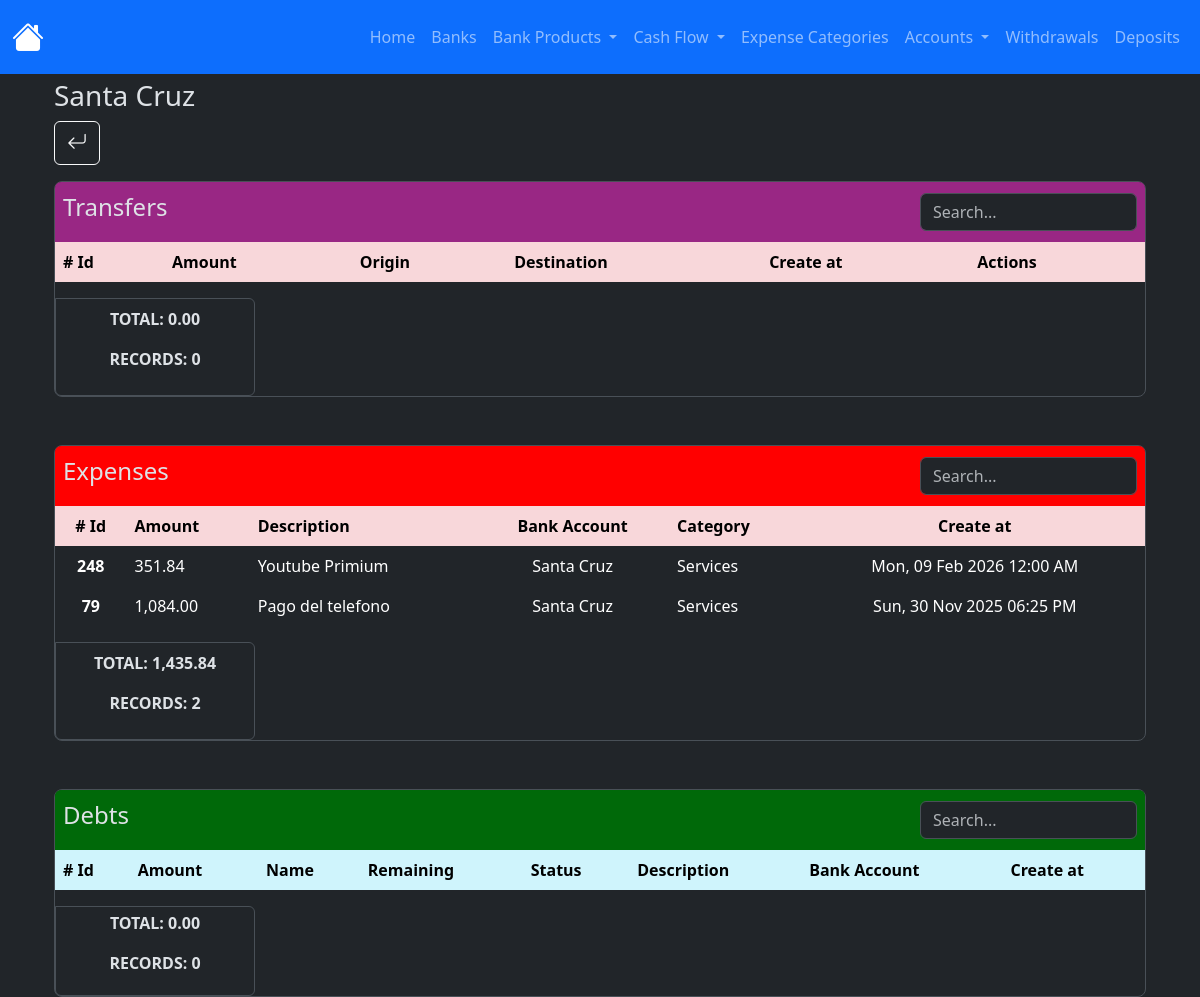
/bank_accounts/associated_records/3 (upper part), run on an earlier commit of the app's database.
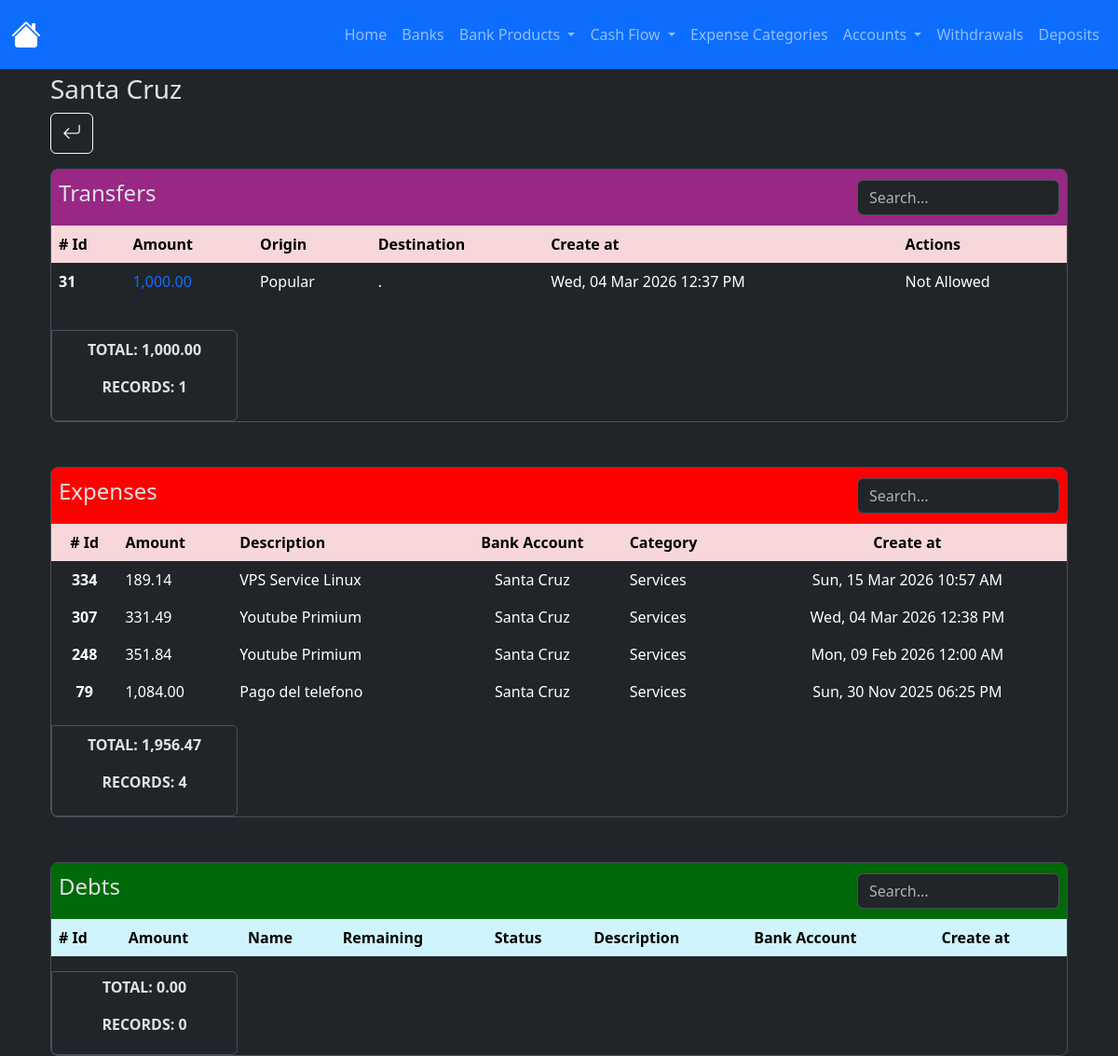
And on a later commit of the database.
### app/models/expense.py (models this page shows, shortened)
class Expense(db.Model):
    __tablename__ = 'expenses'
    id = db.Column(db.Integer, primary_key=True)
    amount = db.Column(db.Numeric(10,2), nullable=False)
    is_cash = db.Column(db.Boolean, nullable=False)
    credit_card_id = db.Column(db.Integer, db.ForeignKey('credit_cards.id'))
    bank_account_id = db.Column(db.Integer, db.ForeignKey('bank_accounts.id'))
    expense_category_id = db.Column(db.Integer, db.ForeignKey('expense_categories.id'))
    code = db.Column(db.String(50), nullable=False)
    description = db.Column(db.String(150), nullable=False)
    created_at = db.Column(
        db.DateTime(timezone=True),
        default=utcnow, #internally sqlalchemy will exectute the function so dont add the parentheses otherwise it'll break down when creating the record in the db
        nullable=False
    )
    updated_at = db.Column(
        db.DateTime(timezone=True),
        onupdate=utcnow, #internally sqlalchemy will exectute the function so dont add the parentheses otherwise it'll break down when creating the record in the db
    )
    credit_card = relationship('CreditCard', back_populates='expenses')
    bank_account = relationship('BankAccount', back_populates='expenses')
    expense_category = relationship('ExpenseCategory', back_populates='expenses')

### app/models/bank_account.py (models this page shows)
class BankAccount(db.Model):
    __tablename__ = 'bank_accounts'
    id = db.Column(db.Integer, primary_key=True)
    nick_name = db.Column(db.String(120))
    amount_available = db.Column(db.Numeric(10, 2), nullable=False)
    is_active = db.Column(db.Boolean, default=True)
    account_number = db.Column(db.Integer, nullable=True)
    is_deleted = db.Column(db.Boolean, default=False, nullable=False)
    bank_id = db.Column(db.Integer, db.ForeignKey('banks.id'))
    created_at = db.Column(
        db.DateTime(timezone=True),
        default=utcnow, #internally sqlalchemy will exectute the function so dont add the parentheses otherwise it'll break down when creating the record in the db
        nullable=False
    )
    updated_at = db.Column(
        db.DateTime(timezone=True),
        onupdate=utcnow, #internally sqlalchemy will exectute the function so dont add the parentheses otherwise it'll break down when creating the record in the db
    )
    bank = relationship('Bank', back_populates='bank_accounts')
    expenses = relationship('Expense', back_populates='bank_account', order_by='desc(Expense.created_at)')
    incomes = relationship('Income', back_populates='bank_account', order_by='desc(Income.created_at)')
    credit_card_payments = relationship('CreditCardPayment', back_populates='bank_account', order_by='desc(CreditCardPayment.created_at)')
    withdrawals = relationship('Withdrawal', back_populates='bank_account', order_by='desc(Withdrawal.created_at)')
    loans = relationship('Loan', back_populates='bank_account', order_by='desc(Loan.created_at)')
    loan_payments = relationship('LoanPayment', back_populates='bank_account', order_by='desc(LoanPayment.created_at)')
    debts = relationship('Debt', back_populates='bank_account', order_by='desc(Debt.created_at)')
    debt_payments = relationship('DebtPayment', back_populates='bank_account', order_by='desc(DebtPayment.created_at)')
    transaction_ledger = relationship('BankAccountTransactionsLedger', back_populates='bank_account')
    deposits = relationship('Deposit', back_populates='bank_account', order_by='desc(Deposit.created_at)')
    outgoing_transfers = relationship('BankTransfer', foreign_keys='BankTransfer.from_bank_account_id', back_populates='from_bank_account', order_by='desc(BankTransfer.created_at)')
    incoming_transfers = relationship('BankTransfer', foreign_keys='BankTransfer.to_bank_account_id', back_populates='to_bank_account', order_by='desc(BankTransfer.created_at)')

### app/models/expense_category.py (models this page shows)
class ExpenseCategory(db.Model):
    __tablename__ = 'expense_categories'
    id = db.Column(db.Integer, primary_key=True)
    name = db.Column(db.String(100), nullable=False)
    limit = db.Column(db.Numeric(10,2), server_default='0')
    is_deleted = db.Column(db.Boolean, default=False, nullable=False)
    created_at = db.Column(
        db.DateTime(timezone=True),
        default=utcnow, #internally sqlalchemy will exectute the function so dont add the parentheses otherwise it'll break down when creating the record in the db
        nullable=False
    )
    updated_at = db.Column(
        db.DateTime(timezone=True),
        onupdate=utcnow, #internally sqlalchemy will exectute the function so dont add the parentheses otherwise it'll break down when creating the record in the db
    )
    expenses = relationship('Expense', back_populates='expense_category', order_by='desc(Expense.created_at)')

### app/models/banktransfer.py (models this page shows, shortened)
class BankTransfer(db.Model):
    __tablename__ = 'bank_transfers'
    id = db.Column(db.Integer, primary_key=True)
    code = db.Column(db.String(50), nullable=False)
    amount = db.Column(db.Numeric(10,2), nullable=False)
    from_bank_account_id = db.Column(db.Integer, db.ForeignKey('bank_accounts.id'), nullable=False)
    to_bank_account_id =db.Column(db.Integer, db.ForeignKey('bank_accounts.id'), nullable=False)
    created_at = db.Column(
        db.DateTime(timezone=True),
        default=utcnow, #internally sqlalchemy will exectute the function so dont add the parentheses otherwise it'll break down when creating the record in the db
        nullable=False
    )
    updated_at = db.Column(
        db.DateTime(timezone=True),
        onupdate=utcnow, #internally sqlalchemy will exectute the function so dont add the parentheses otherwise it'll break down when creating the record in the db
    )
    from_bank_account = relationship('BankAccount', foreign_keys=[from_bank_account_id], back_populates='outgoing_transfers')
    to_bank_account = relationship('BankAccount', foreign_keys=[to_bank_account_id], back_populates='incoming_transfers')

### app/routes/bank_account_routes.py (the view)
@bank_account_bp.route('/associated_records/<int:bank_account_id>')
def associated_records(bank_account_id):
    try:
        data = ba_controller.get_associated_records(bank_account_id)
        return render_template('bank_accounts/associated_records.html', **data)
    except Exception as e:
        print(e)
        return jsonify({'error': str(e)}), 400

### app/utils/numeric_casting.py (called while the page is built)
def total_amount(obj_list: list):
    total = Decimal()
    for o in obj_list:
        total += o.amount
    return format_amount(total)

def format_amount(value):
    try:
        return f'{value:,.2f}';
    except Exception as e:
        return None

### app/templates/bank_accounts/associated_records.html (shortened to what the changed rows need)
{% extends 'layout.html' %}
{% block content %}
    <div class="my-3 border rounded-3">
        <div id="transfer-table-container" class="table-responsive overflow-y-auto" style="max-height: 322px;">
            <table class="table table-borderless table-hover text-start" id="expenses-table">
                <thead class="sticky-top" >
                    <tr class="table-danger">
                        <th scope="col"># Id</th>
                        <th scope="col">Amount</th>
                        <th scope="col">Origin</th>
                        <th scope="col">Destination</th>
                        <th scope="col">Create at</th>
                        <th scope="col">Actions</th>
                    </tr>
                </thead>
                <tbody id="transfer-table-body">
                    {% for transfer in banktransfers %}
                    <tr>
                        <th scope="row">{{ transfer.id }}</th>
                        <td>
                            {% if transfer.to_bank_account.id == bank_account.id %}
                                <p class="fs-6 text-primary">{{ format_amount(transfer.amount) }}</p>
                            {% else %}
                                <p class="fs-6 text-danger">-{{ format_amount(transfer.amount) }}</p>
                            {% endif %}
                        </td>
                        <td>{{ '.' if transfer.from_bank_account.id == bank_account.id else transfer.from_bank_account.nick_name }}</td>
                        <td>{{ '.' if transfer.to_bank_account.id == bank_account.id else transfer.to_bank_account.nick_name }}</td>
                        <td>{{ transfer.created_at | format_datetime("EEE, dd MMM yyyy hh:mm a") }}</td>
                        <td>
                            {% if transfer.from_bank_account_id == bank_account.id %}
                                <div class="d-flex gap-2">
                                    <button
                                        type="button"
                                        class="btn btn-outline-success"
                                        data-bs-toggle="modal"
                                        data-bs-target="#edit-bank-transfer"
                                        data-transfer-id="{{ transfer.id }}"
                                        data-amount="{{ transfer.amount }}"
                                        data-to-bank-account-id="{{ transfer.to_bank_account_id }}"
                                        data-nick-name="{{ bank_account.nick_name }}"
                                        data-update-endpoint = "{{ url_for('banktransfer.update', id=transfer.id ) }}"
                                    >
                                        <i class="bi bi-pen"></i>
                                    </button>
                                    <a href="{{ url_for('banktransfer.delete', id=transfer.id) }}" class="btn btn-danger"><i class="bi bi-trash"></i></a>
                                </div>
                            {% else %}
                                <p class="fs-6">Not Allowed</p>
                            {% endif %}
                        </td>
                    </tr>
                    {% endfor %}
                </tbody>
            </table>
        </div>
        <div class="p-2 border rounded-end rounded-bottom w-100 d-flex justify-content-center align-items-center" style="max-width: 200px;">
            <div class="row text-center">
                <p class="fs-6 fw-bold" id="total-amounts-transfers-id">TOTAL: {{ total_amount(banktransfers) }}</p>
                <p class="fs-6 fw-bold" id="total-count-transfers-id">RECORDS: {{ banktransfers | length }}</p>
            </div>
        </div>
    </div>
    <div class="my-5 border rounded-3">
        <div id="expenses-table-container" class="table-responsive overflow-y-auto" style="max-height: 322px;">
            <table class="table table-borderless table-hover text-center" id="expenses-table">
                <thead class="sticky-top" >
                    <tr class="table-danger">
                        <th scope="col"># Id</th>
                        <th scope="col" class="text-start">Amount</th>
                        <th scope="col" class="text-start">Description</th>
                        <th scope="col">Bank Account</th>
                        <th scope="col" class="text-start">Category</th>
                        <th scope="col">Create at</th>
                    </tr>
                </thead>
                <tbody id="expenses-table-body">
                    {% for expense in bank_account.expenses %}
                    <tr>
                        <th scope="row">{{ expense.id }}</th>
                        <td class="text-start">{{ format_amount(expense.amount) }}</td>
                        <td class="text-start"> {{ expense.description or '-' }} </td>
                        <td>{{ expense.bank_account.nick_name }}</td>
                        <td class="text-start">{{ expense.expense_category.name }}</td>
                        <td>{{ expense.created_at | format_datetime("EEE, dd MMM yyyy hh:mm a") }}</td>
                    </tr>
                    {% endfor %}
                </tbody>
            </table>
        </div>
        <div class="p-2 border rounded-end rounded-bottom w-100 d-flex justify-content-center align-items-center" style="max-width: 200px;">
            <div class="row text-center">
                <p class="fs-6 fw-bold" id="total-amounts-expenses-id">TOTAL: {{ total_amount(bank_account.expenses) }}</p>
                <p class="fs-6 fw-bold" id="total-count-expenses-id">RECORDS: {{ bank_account.expenses | length }}</p>
            </div>
        </div>
    </div>
    <div class="my-5 border rounded-3">
        <div id="debts-table-container" class="table-responsive overflow-y-auto" style="max-height: 322px;">
            <table class="table table-borderless table-hover text-start">
                <thead class="sticky-top">
                    <tr class="table-info">
                        <th scope="col"># Id</th>
                        <th scope="col" class="text-start">Amount</th>
                        <th scope="col">Name</th>
                        <th scope="col">Remaining</th>
                        <th scope="col">Status</th>
                        <th scope="col" class="text-start">Description</th>
                        <th scope="col">Bank Account</th>
                        <th scope="col">Create at</th>
                    </tr>
                </thead>
            </table>
        </div>
    </div>
    <link href="https://cdn.jsdelivr.net/npm/@sweetalert2/theme-dark@5/dark.css" rel="stylesheet">
{% endblock %}

What changed in the data, as far as the page shows it:
added BankTransfer: amount "1,000.00", to_bank_account ".", shows "Not Allowed"
now on this page (row edited): BankAccount: nick_name "Popular"
added Expense: id "334", amount "189.14", description "VPS Service Linux", bank_account.nick_name "Santa Cruz", expense_category.name "Services", created_at "Sun, 15 Mar 2026 10:57 AM", amount.amount "1,956.47"
added Expense: id "307", amount "331.49", description "Youtube Primium", bank_account.nick_name "Santa Cruz", expense_category.name "Services", created_at "Wed, 04 Mar 2026 12:38 PM"
Also different on the page:
{{ banktransfers | length }}: "0" → "1"
{{ bank_account.expenses | length }}: "2" → "4"
{{ total_amount(banktransfers) }}: "0.00" → (not shown)
{{ total_amount(bank_account.expenses) }}: "1,435.84" → "1,956.47"
